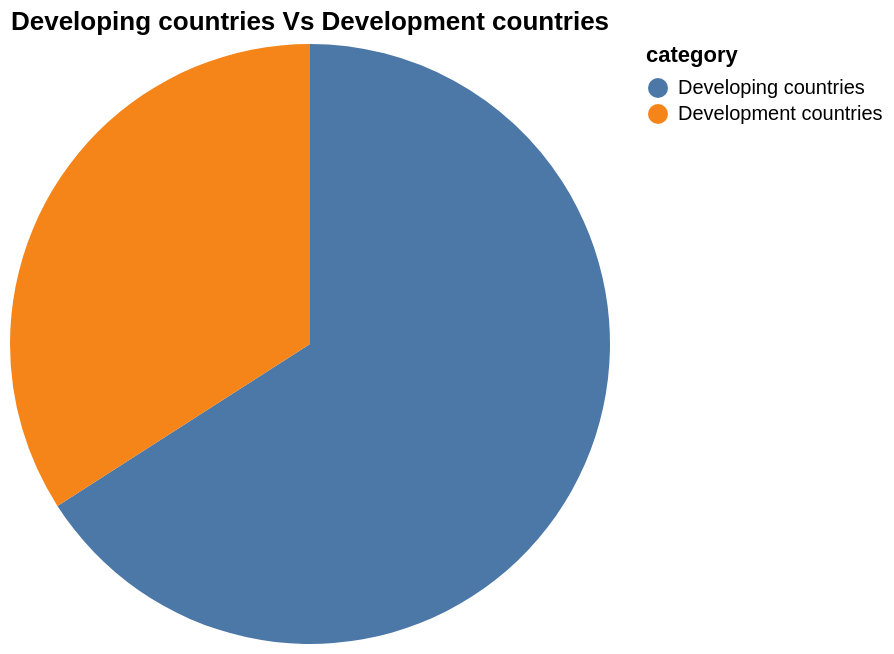

Describe this chart as a Vega-Lite specification.
### Vega-Lite specification from a JSON file in a GitHub repository (floating-point values rounded to 4 significant figures)
{"$schema": "https://vega.github.io/schema/vega-lite/v5.json", "title": "Developing countries Vs Development countries", "data": {"values": [{"category": "Developing countries", "value": 139426882}, {"category": "Development countries", "value": 72055637}]}, "mark": "arc", "encoding": {"theta": {"field": "value", "type": "quantitative"}, "color": {"field": "category", "type": "nominal"}}}
